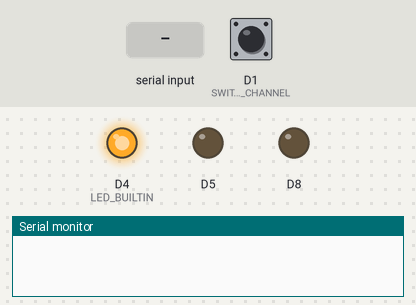
A program run on a simulated ESP8266 (NodeMCU). Parts: output pins drawn as LEDs (lit = HIGH, except the on-board LED, lit = LOW), the last lines printed to the serial monitor. Inputs (shaded band) come from the test bench; at power-on: D1 (SWITCH_WIFI_CHANNEL) LOW.

Above: at 0.1 s.
3.3 s: "1\n" received over the second serial link
At 6.15 s:
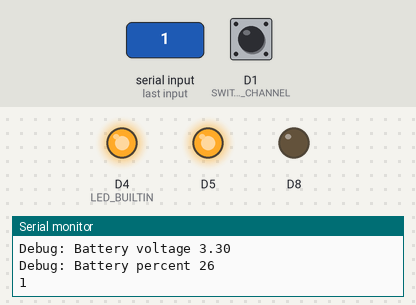
Timing chart, 0 to 12.3 s (numbered marks = the images above; inputs shaded):
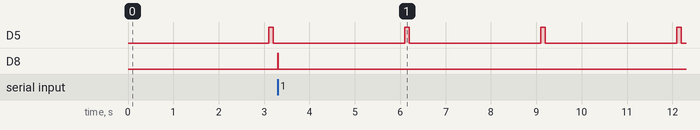

Measured:
- after the input at 3.3 s, D8: LOW → HIGH at once, → LOW 0.02 s later
- by itself, D5: alternates HIGH for 0.10 s and LOW for 2.9 s

The program:

main.cpp
```cpp
#include "main.h"

LedDriver led_0 = LedDriver(LED_BUILTIN, fast_blink, true);
LedDriver led_1 = LedDriver(LED_1, fast_blink, false);
LedDriver led_2 = LedDriver(LED_2, fast_blink, false);

WiFiServer server(PORT);
WiFiClient serverClients[WIFI_MAX_CLIENTS];

SerialControl serialControl;

unsigned long nextPingTime = 0;

void setup()
{
  delay(1000);
  Serial.begin(9600);
  delay(1000);
  serialControl.Startup(&sendToClients);

  Serial.print("Debug: Setting soft-AP configuration: ");
  Serial.println(WiFi.softAPConfig(IPAddress(IP_STATION), IPAddress(IP_GATEWAY), IPAddress(IP_SUBNET_MASK)) ? "Ready" : "Failed!");

  Serial.print("Debug: Setting soft-AP: ");
  pinMode(SWITCH_WIFI_CHANNEL, INPUT);
  if (digitalRead(SWITCH_WIFI_CHANNEL))
  {
    Serial.print(WIFI_SSID_A);
    Serial.print(": ");
    Serial.println(WiFi.softAP(WIFI_SSID_A, WIFI_SSID_A_PASSPHRASE) ? "Ready" : "Failed!");
  }
  else
  {
    Serial.print(WIFI_SSID_B);
    Serial.print(": ");
    Serial.println(WiFi.softAP(WIFI_SSID_B, WIFI_SSID_B_PASSPHRASE) ? "Ready" : "Failed!");
  }

  Serial.print("Debug: Soft-AP IP address: ");
  Serial.println(WiFi.softAPIP());

  server.begin();
  server.setNoDelay(true);

  led_0.set(off);
  led_1.set(off);
  led_2.set(slow_short_blink);
}

void loop()
{
  led_0.work();
  led_1.work();
  led_2.work();
  handleSerial();
  handleNewClients();

  if (nextPingTime < millis())
  {
    size_t len = 2;
    uint8_t sbuf[len] = "p\n";
    sendToClients(sbuf, len);
    nextPingTime = millis() + 1000 * 60;

    checkBatteryStatus();
  }
}

void handleSerial()
{
  if (serialControl.handle())
    led_1.set(shot);

  if (Serial.available())
  {
    size_t len = Serial.available();
    uint8_t sbuf[len];
    Serial.readBytes(sbuf, len);
    serialControl.softSerial.write(sbuf, len);
    serialControl.softSerial.flush();
    led_0.set(shot);
  }
}

void sendToClients(const uint8_t *buffer, size_t length)
{
  for (uint8_t i = 0; i < WIFI_MAX_CLIENTS; i++)
  {
    if (serverClients[i] && serverClients[i].connected())
    {
      serverClients[i].write(buffer, length);
    }
  }
}

void handleNewClients()
{
  if (!server.hasClient())
    return; // nothing to do

  for (uint8_t i = 0; i < WIFI_MAX_CLIENTS; i++)
  {
    // find bad or unused slots
    if (!serverClients[i] || !serverClients[i].connected())
    {
      if (serverClients[i])
        serverClients[i].stop();

      serverClients[i] = server.available();
      Serial.print("Debug: New client: ");
      Serial.print(i);
      Serial.print(" - ");
      Serial.println(serverClients[i].remoteIP());
      led_2.set(blink_3_times, led_2.state);
      break;
    }
  }

  // no free slot, so reject client
  WiFiClient shortClient = server.available();
  shortClient.stop();
}

void checkBatteryStatus()
{
  float voltage = analogRead(VOLTAGE_INPUT) / 1024.0 * 3.3 * 2;
  Serial.print("Debug: Battery voltage ");
  Serial.println(voltage);

  uint8_t percent = (voltage - VOLTAGE_EMPTY) / (VOLTAGE_FULL - VOLTAGE_EMPTY) * 100;
  Serial.print("Debug: Battery percent ");
  Serial.println(percent);

  if (percent < VOLTAGE_WARN_LEVEL)
  {
    if (percent >= 100)
      percent = 99;
    size_t len = 6;
    uint8_t sbuf[len];
    sbuf[0] = 'v';
    sbuf[1] = ':';
    sbuf[2] = ' ';
    sbuf[3] = (percent / 10) + 48;
    sbuf[4] = (percent % 10) + 48;
    sbuf[5] = '\n';
    sendToClients(sbuf, len);
    Serial.write(sbuf, len);
  }
}
```

main.h
```cpp
#include <Arduino.h>
// #include <EEPROM.h>
#include "LedDriver.h"
#include "SerialControl.h"
#include <ESP8266WiFi.h>

#define LED_1 D8
#define LED_2 D5

#define SWITCH_WIFI_CHANNEL D1
#define SWITCH_UNUSED D2

#define VOLTAGE_INPUT A0
#define VOLTAGE_FULL 4.15
#define VOLTAGE_EMPTY 3.0
#define VOLTAGE_WARN_LEVEL 10

#define IP_SUBNET 10, 0, 112
#define IP_STATION IP_SUBNET, 42
#define IP_GATEWAY IP_SUBNET, 1
#define IP_SUBNET_MASK 255, 255, 255, 0
#define PORT 11242

#define WIFI_SSID_A "Ziffernanzeige-A"
#define WIFI_SSID_A_PASSPHRASE "usi3taQuoh6mahyaiSha"
#define WIFI_SSID_B "Ziffernanzeige-B"
#define WIFI_SSID_B_PASSPHRASE "yai2inohch4OhP1du5iu"
#define WIFI_MAX_CLIENTS 10

void handleSerial();
void handleNewClients();
void checkBatteryStatus();
void sendToClients(const uint8_t *buffer, size_t length);
```
